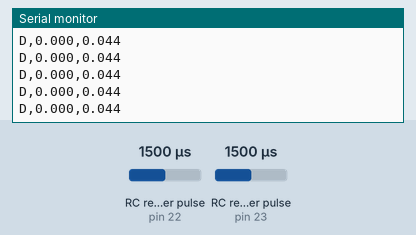
This sketch was run on a simulated Arduino Mega 2560, built with avr-gcc and run on an emulated ATmega2560. On the bench: the last lines printed to the serial monitor. Wiring (inferred from the names in the program): 2 × RC receiver channel: data pin 22 / data pin 23. The test bench sets the inputs (shaded band); at power-on: RC receiver pulse (sensors on pin 22, pin 23) 1500 µs.

Above: at 1.2 s.
1.3 s: RC receiver pulse (sensor on pin 22) set to 1020 µs
At 1.39 s:
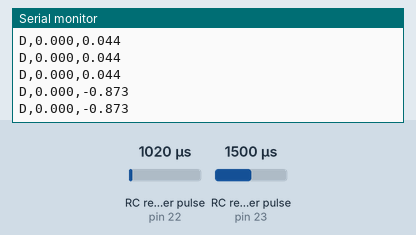
2.8 s: RC receiver pulse (sensor on pin 23) set to 1020 µs
At 2.83 s:
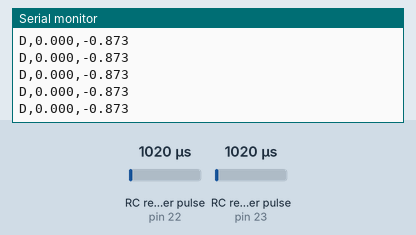
4.3 s: RC receiver pulse (sensor on pin 22) set to 1250 µs
At 4.31 s:
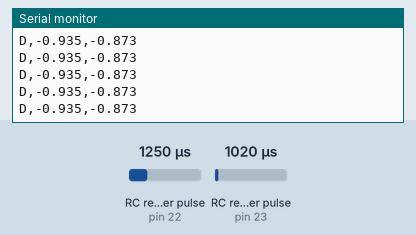
5.8 s: RC receiver pulse (sensor on pin 23) set to 1250 µs
At 5.83 s:
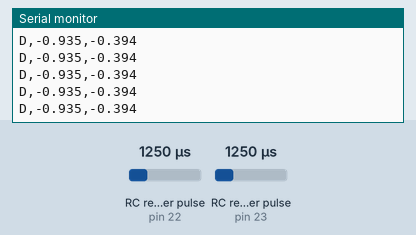
Timing chart, 0 to 8.3 s (numbered marks = the images above; inputs shaded):
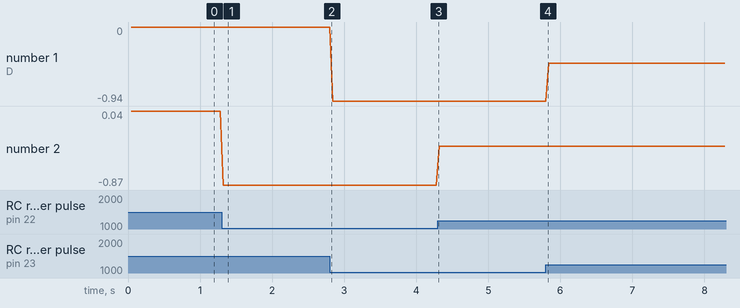

Measured:
- after the input at 1.3 s, the serial monitor: prints a new line at once (image 1)
- plotted number 1: 0 → -0.94 after the input at 2.8 s, -0.94 → -0.46 after the input at 5.8 s
- plotted number 2: 0.04 → -0.87 after the input at 1.3 s, -0.87 → -0.39 after the input at 4.3 s

The sketch:

pwm_processing.ino
```cpp
const int throttlePin = 23;
const int steeringPin = 22;

float applyDeadband(float value, float deadband = 0.04f) {
  if (abs(value) < deadband) {
    return 0.0f;
  }
  float magnitude = (abs(value) - deadband) / (1.0f - deadband);
  return value < 0 ? -magnitude : magnitude;
}

void setup() {
  Serial.begin(115200);
  pinMode(throttlePin, INPUT);
  pinMode(steeringPin, INPUT);
}

// command format: type,throttle,steer
// example command: D,0.3,0.5 (Drive, 30% throttle, 50% steer aka right 50%)

void loop() {
  unsigned long throttleWidth = pulseIn(throttlePin, HIGH, 30000);
  unsigned long steeringWidth = pulseIn(steeringPin, HIGH, 30000);

  if (steeringWidth == 0 || throttleWidth == 0) {
    Serial.println("No PWM signal");
  } else {
    // tuned to the neutral PWM signal outputted by the receiver, yours may be different.
    float throttleCommand = constrain((throttleWidth - 1490.0) / 500.0, -1.0, 1.0);
    float steeringCommand = constrain((steeringWidth - 1460.0) / 500.0, -1.0, 1.0);
    throttleCommand = applyDeadband(throttleCommand);
    steeringCommand = applyDeadband(steeringCommand);
    Serial.print("D,");
    Serial.print(throttleCommand, 3);
    Serial.print(",");
    Serial.println(steeringCommand, 3);
  }
}
```
